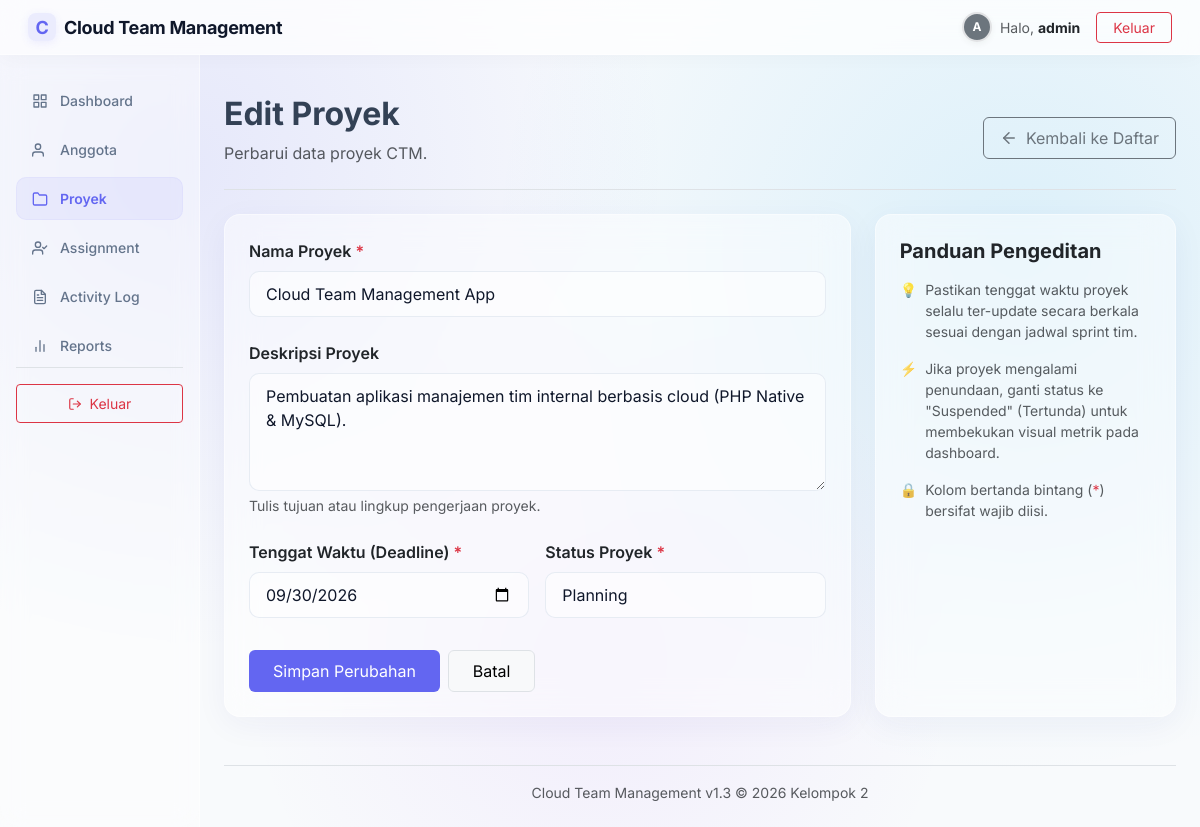
Page /proyek/edit.php?id=2 (signed in) on the committed database.
### tables this page shows
CREATE TABLE `proyek` (
  `id` INT AUTO_INCREMENT PRIMARY KEY,
  `nama_proyek` VARCHAR(100) NOT NULL,
  `deskripsi` TEXT NULL,
  `status` ENUM('direncanakan', 'berjalan', 'selesai', 'tertunda') NOT NULL DEFAULT 'direncanakan',
  `deadline` DATE NOT NULL,
  `created_at` TIMESTAMP DEFAULT CURRENT_TIMESTAMP,
  `updated_at` TIMESTAMP DEFAULT CURRENT_TIMESTAMP ON UPDATE CURRENT_TIMESTAMP
);

### proyek/edit.php (the view, shortened to what this page needs)
<?php
require_once __DIR__ . '/../config/layout.php';
$db = Database::getConnection();
$id = isset($_GET['id']) && is_numeric($_GET['id']) ? (int)$_GET['id'] : 0;
try {
    $stmt = $db->prepare("SELECT * FROM proyek WHERE id = ?");
    $stmt->execute([$id]);
    $project = $stmt->fetch();
} catch (PDOException $e) {
    $_SESSION['flash_error'] = 'Database error: ' . $e->getMessage();
    header('Location: index.php');
    exit;
}
$nama_proyek = $project['nama_proyek'];
$deskripsi = $project['deskripsi'] ?? '';
$deadline = $project['deadline'];
$status = $project['status'];
$errors = [];
?>
<div class="d-flex justify-content-between flex-wrap flex-md-nowrap align-items-center pt-3 pb-2 mb-4 border-bottom">
    <div>
        <h1 class="h2 fw-bold welcome-title" id="page-title">Edit Proyek</h1>
        <p class="welcome-subtitle text-muted">Perbarui data proyek CTM.</p>
    </div>
    <div class="btn-toolbar mb-2 mb-md-0">
        <a href="index.php" class="btn btn-outline-secondary d-flex align-items-center gap-2 py-2 px-3">
            <svg width="18" height="18" viewBox="0 0 24 24" fill="none" stroke="currentColor" stroke-width="2" stroke-linecap="round" stroke-linejoin="round"><line x1="19" y1="12" x2="5" y2="12"></line><polyline points="12 19 5 12 12 5"></polyline></svg>
            <span>Kembali ke Daftar</span>
        </a>
    </div>
</div>
<div class="row g-4">
    <div class="col-12 col-lg-8">
        <div class="card border-0 shadow-sm p-4 h-100">
            <form method="POST" action="edit.php?id=<?php echo $id; ?>" class="needs-validation">
                <div class="mb-4">
                    <label for="nama_proyek" class="form-label fw-semibold text-dark">Nama Proyek <span class="text-danger">*</span></label>
                    <input type="text" name="nama_proyek" id="nama_proyek" class="form-control <?php echo isset($errors['nama_proyek']) ? 'is-invalid' : ''; ?>" placeholder="Masukkan nama proyek" value="<?php echo htmlspecialchars($nama_proyek); ?>" required>
                </div>
                <div class="mb-4">
                    <label for="deskripsi" class="form-label fw-semibold text-dark">Deskripsi Proyek</label>
                    <textarea name="deskripsi" id="deskripsi" rows="4" class="form-control" placeholder="Tulis deskripsi atau ruang lingkup proyek..."><?php echo htmlspecialchars($deskripsi); ?></textarea>
                    <div class="form-text text-muted small">Tulis tujuan atau lingkup pengerjaan proyek.</div>
                </div>
                <div class="row g-3 mb-4">
                    <div class="col-12 col-sm-6">
                        <label for="deadline" class="form-label fw-semibold text-dark">Tenggat Waktu (Deadline) <span class="text-danger">*</span></label>
                        <input type="date" name="deadline" id="deadline" class="form-control <?php echo isset($errors['deadline']) ? 'is-invalid' : ''; ?>" value="<?php echo htmlspecialchars($deadline); ?>" required>
                    </div>
                    <div class="col-12 col-sm-6">
                        <label for="status" class="form-label fw-semibold text-dark">Status Proyek <span class="text-danger">*</span></label>
                        <select name="status" id="status" class="form-select <?php echo isset($errors['status']) ? 'is-invalid' : ''; ?>" required>
                            <option value="direncanakan" <?php echo $status === 'direncanakan' ? 'selected' : ''; ?>>Planning</option>
                        </select>
                    </div>
                </div>
                <div class="pt-2 d-flex gap-2">
                    <button type="submit" class="btn btn-primary px-4 py-2 border-0" style="background-color: var(--primary-color);">Simpan Perubahan</button>
                    <a href="index.php" class="btn btn-light border px-4 py-2">Batal</a>
                </div>
            </form>
        </div>
    </div>
    <div class="col-12 col-lg-4">
        <div class="card border-0 shadow-sm p-4 h-100">
            <h5 class="fw-bold text-dark mb-3">Panduan Pengeditan</h5>
            <ul class="text-muted small ps-0" style="list-style-type: none;">
                <li class="mb-3 d-flex gap-2">
                    <span>💡</span>
                    <span>Pastikan tenggat waktu proyek selalu ter-update secara berkala sesuai dengan jadwal sprint tim.</span>
                </li>
                <li class="mb-3 d-flex gap-2">
                    <span>⚡</span>
                    <span>Jika proyek mengalami penundaan, ganti status ke "Suspended" (Tertunda) untuk membekukan visual metrik pada dashboard.</span>
                </li>
                <li class="mb-3 d-flex gap-2">
                    <span>🔒</span>
                    <span>Kolom bertanda bintang (<span class="text-danger">*</span>) bersifat wajib diisi.</span>
                </li>
            </ul>
        </div>
    </div>
</div>

### assets/css/style.css (style rules this page uses)
:root { --bg-color: #f8fafc; --card-bg: rgba(255, 255, 255, 0.45); --card-border: rgba(255, 255, 255, 0.45); --primary-color: #6366f1; --primary-hover: #4f46e5; --primary-glow: rgba(99, 102, 241, 0.15); --text-main: #0f172a; --text-muted: #64748b; --text-body: #334155; --border-color: rgba(226, 232, 240, 0.8); --glass-shadow: 0 8px 32px 0 rgba(31, 38, 135, 0.05); }
body { background: radial-gradient(circle at 15% 20%, rgba(99, 102, 241, 0.12) 0%, transparent 40%), radial-gradient(circle at 85% 30%, rgba(14, 165, 233, 0.12) 0%, transparent 45%), radial-gradient(circle at 50% 80%, rgba(168, 85, 247, 0.08) 0%, transparent 40%), #f8fafc; color: var(--text-body); font-family: 'Inter', -apple-system, BlinkMacSystemFont, "Segoe UI", Roboto, sans-serif; overflow-x: hidden; min-height: 100vh; }
.card, .card-summary { background: var(--card-bg) !important; backdrop-filter: blur(16px) !important; -webkit-backdrop-filter: blur(16px) !important; border: 1px solid var(--card-border) !important; border-radius: 16px !important; box-shadow: var(--glass-shadow) !important; transition: transform 0.25s cubic-bezier(0.4, 0, 0.2, 1), box-shadow 0.25s cubic-bezier(0.4, 0, 0.2, 1), border-color 0.25s ease; }
.form-control, .form-select { background: rgba(255, 255, 255, 0.5) !important; border: 1px solid var(--border-color) !important; border-radius: 10px !important; padding: 10px 16px; color: var(--text-main); transition: all 0.25s ease; }

### rows in the picture
proyek: nama_proyek "Cloud Team Management App", deskripsi "Pembuatan aplikasi manajemen tim internal berbasis cloud (PHP Native & MySQL).", deadline "09/30/2026", status "Planning"

### other values in the picture
substr($currentUser['nama'] ?? $currentUser['username'], 0, 1) "A"
$currentUser['nama'] "admin"
